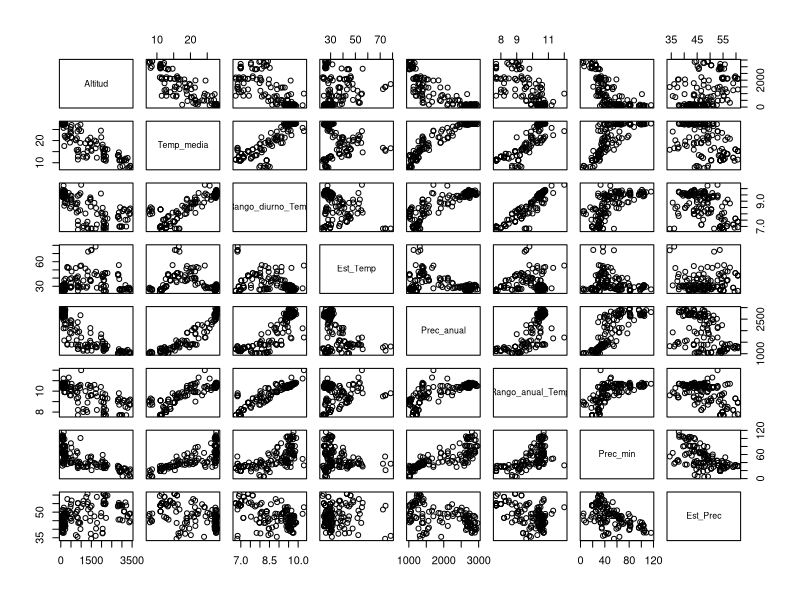

Reproduce this figure in R.
####################################################################
##                                                                ##
##  Análisis de datos utilizando el lenguaje de programación R:   ##
##  una experiencia de aprendizaje virtual en el aula invertida   ##
##                                                                ##
##                 Proyecto INNOVA-TIC 2021                       ##
##                                                                ##
## Creado por:     Björn Reu (breu@uis.edu.co )                   ##
##                 Yovanny Duran Barajas                          ##
##                 Zarith Tatiana Villamizar                      ##
##                 Silvia Fernanda Ardila Hurtado                 ## 
##                 Sergio Andres Bolivar-Santamaria               ##
##                                                                ##
##  con el apoyo de la Vicerrectoría Académica,                   ##
##  Universidad Industrial de Santander                           ##
##                                                                ##
####################################################################
##                                                                ##
##            ***   Unidad 3  ***  Sesión 10   ***                ##
##                                                                ##
####################################################################  

# En esta sesión vamos explorar la regresión lineal múltiple, la colinealidad entre variables y la selección de modelos en R.

###################################################################
##                 Regresión lineal multiple                     ##
###################################################################

# En la sesión pasada, vimos como ajustabamos la ecuación de la recta para observar la relación lineal entre una variable dependiente "y" y una única varible independiente "x". En la regresión lineal múltiple, el modelo lineal puede ajustarse con más de una variable indepentiente "x".

# Cargamos nuevamente de la fundación COLTREE

setwd("~/R/Nuevo curso")
library(tidyverse)

dat_spec <- read_csv("Species_Coltree.csv")

dat_env <- read_csv("Env_Coltree.csv")

# Vamos a revisar nuevamente algunas variables ambientales que predicen mejor la riqueza de especies.

# Riqueza de especies

conteo_parcela <- dat_spec %>% 
  group_by(Parcela) %>% 
  select(N_cientifico) %>%
  unique() %>% 
  summarise(n = n())

riqueza <- conteo_parcela$n

# Observemos la relación lineal simple con algunas de las variables ambientales

summary(lm(riqueza ~ Altitud, data = dat_env))

summary(lm(riqueza ~ Temp_media, data = dat_env))

summary(lm(riqueza ~ Prec_anual , data = dat_env))

summary(lm(riqueza ~ Prec_min, data = dat_env))

summary(lm(riqueza ~ Est_Temp, data = dat_env))

summary(lm(riqueza ~ Est_Prec, data = dat_env))

# Es probable que haya una combinacion de variables (por ejemplo, la interacción entre la temperatura y la precipitación) que predice mejor la riqueza de especies. Ahora, esta vez usaremos la regresión múltiple con lm():

reg <- lm(riqueza ~ . ,data = dat_env[,c(3:10)]) # el '.' se puede remplazar listando todo los predictores, es decir, todas las demas variables independientes: reg = lm(riq ~ Altitud + Temp_media + Precip_anual + Precip_min..., data = dat_env)

summary(reg)

# Esta vez, en la regresión lineal múltiple existen menos predictores significativos, mientras que en las regresiones simples varios todos los predictores resultan significativos. Esto puede estar siendo causado por la colinealidad entre las variables independientes, es decir, que las variables predictoras deben ser independientes entre sí y no están linealmente relacionadas. Al igual que en la regresión simple, para validar nuestros resultados es necesario cumplir con los supuestos estadísticos, dentro de los cuales se incluye la no colinealidad.

###################################################################
##                         Colinealidad                          ##
###################################################################

# Es posible observar como resultado de la colinealidad, valores altos de r2 con predictores no significarivos. Podemos explorar los valores de correlación entre pares de variables para detectar posible colinealidad, sin embargo, a pesar de que dos variables tengan valores de correlación bajo, esto no asegura la no colinealidad entre ellas.

# Correlación entre pares de variables mediante la cor():

# Mediante la correlación determinamos la relación lineal entre dos variables, y a diferencia de la regresión lineal, no tiene que haber una variable dependiente y otra independiente. 

?cor

cor(dat_env$Altitud, dat_env$Temp_media)

# El coeficiente de relación "r" resultante puede variar entre -1 a 1. Mientras mas cerca este este valor a un extremo, más corelacionados estan las dos variables entre ellas, ya sea una correlación positiva (cuando una variable aumenta la igual aumenta de la igual manera), o correlación negativa (mientras que una variable disminuye la otra aumenta). Si obtenemos el cuadrado de r, podremos obtener el porcentaje de variación de una variable en relación a la varciación de la otra.

# Vamos a realizar múltiples correlaciones

cor(dat_env[,3:10])

# Múltiples gráficas de correlaciones

pairs(dat_env[,3:10])

# ¿Cuáles de los predictores climáticos están fuertemente correlacionados?

# Podemos hacer uso del Factor de Inflacion de la Varianza (VIF) para estimar cuanta varianza de un coeficiente de regresion es inflada debido a la colinearidad del modelo.

#install.packages("car")

library(car)

?vif

v <- vif(reg)
v

# Para entender los resultados de esta función debemos tener conocer como se calcula manualmente:

# Pimero debemos calcular el r2 de alguna variable frente a las demás:

rcuadrado <- summary(lm(dat_env$Altitud ~ ., data = dat_env[4:10]))$r.squared
rcuadrado

1/(1-rcuadrado)
v[1]

# VIF relaiza este proceso para cada variable independiente. En nuestro ejemplo, vemos que cuando la altura se utiliza como variable dependiente, el r2 del modelo es alto, lo que resulta en un valor de VIF cercano a 6. ¿Qué pasa entonces cuando el r2 es de 0.9?

1/(1-0.9)

# Generalmente valores de VIF de 10 indican alta colinealidad, sin embargo, valores de hasta 6 pueden reflejar una colinealidad en nuestros datos, por lo cual deberíamos seleccionar las variables con los valores de VIF más bajos.

v

fit1 <-  lm(riqueza ~ Altitud + Prec_min + Est_Prec, data = dat_env) 

summary(fit1)

# A comparación con el modelo que incluía todas las variables, aunque el r2 disminuyó, la significancia de las variables en el modelo aumentó. Para seleccionar variables que mejor se ajusten en el modelo, podemos hacer uso de otras funciones en R.

##################################################################
##     Seleccion de modelos y parsimonia                        ##
##################################################################

# Podemos hacer una selección de predictores en R mediante la función step()

?step

step(reg)

# Mediante step, podemos observar el valor del criterio de akaike (AIC) de diferentes combinaciones de predictores. AIC representa la calidad relativa de un modelo estadístico, lo que nos permite hacer selección de un modelo. Usualmente se escoge aquel con el AIC más bajo.

fit2 <- lm(riqueza ~ Rango_diurno_Temp + Est_Temp + Prec_anual + Rango_anual_Temp, data = dat_env) 

summary(fit2)

##################################################################
## Ejercicio

# 1. Use la función AIC() para escoger cual de los dos modelos fit1 y fit2 es mejor en predecir la riqueza de especies

AIC(fit1, fit2)
## fin ejercicio
############################################################################
